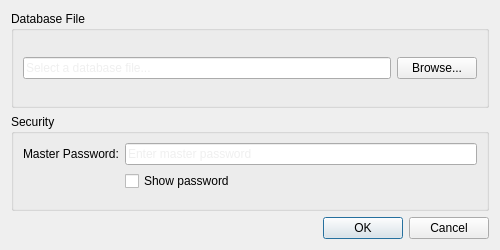
<?xml version="1.0" encoding="UTF-8"?>
<ui version="4.0">
 <class>OpenDatabaseDialog</class>
 <widget class="QDialog" name="OpenDatabaseDialog">
  <property name="geometry">
   <rect>
    <x>0</x>
    <y>0</y>
    <width>500</width>
    <height>250</height>
   </rect>
  </property>
  <property name="windowTitle">
   <string>Open Database</string>
  </property>
  <layout class="QVBoxLayout" name="verticalLayout">
   <item>
    <widget class="QGroupBox" name="groupBox">
     <property name="title">
      <string>Database File</string>
     </property>
     <layout class="QHBoxLayout" name="horizontalLayout">
      <item>
       <widget class="QLineEdit" name="filePathLineEdit">
        <property name="readOnly">
         <bool>true</bool>
        </property>
        <property name="placeholderText">
         <string>Select a database file...</string>
        </property>
        <property name="styleSheet">
         <string notr="true">
          color: #E0E0E0;
          selection-color: #000000;
          selection-background-color: #A0A0A0;
         </string>
        </property>
       </widget>
      </item>
      <item>
       <widget class="QPushButton" name="browseButton">
        <property name="text">
         <string>Browse...</string>
        </property>
       </widget>
      </item>
     </layout>
    </widget>
   </item>
   <item>
    <widget class="QGroupBox" name="groupBox_2">
     <property name="title">
      <string>Security</string>
     </property>
     <layout class="QFormLayout" name="formLayout">
      <item row="0" column="0">
       <widget class="QLabel" name="label">
        <property name="text">
         <string>Master Password:</string>
        </property>
       </widget>
      </item>
      <item row="0" column="1">
       <widget class="QLineEdit" name="passwordLineEdit">
        <property name="echoMode">
         <enum>QLineEdit::Password</enum>
        </property>
        <property name="placeholderText">
         <string>Enter master password</string>
        </property>
        <property name="styleSheet">
         <string notr="true">
          color: #E0E0E0;
          selection-color: #000000;
          selection-background-color: #A0A0A0;
         </string>
        </property>
       </widget>
      </item>
      <item row="1" column="1">
       <widget class="QCheckBox" name="showPasswordCheckBox">
        <property name="text">
         <string>Show password</string>
        </property>
       </widget>
      </item>
     </layout>
    </widget>
   </item>
   <item>
    <widget class="QDialogButtonBox" name="buttonBox">
     <property name="orientation">
      <enum>Qt::Horizontal</enum>
     </property>
     <property name="standardButtons">
      <set>QDialogButtonBox::Cancel|QDialogButtonBox::Ok</set>
     </property>
    </widget>
   </item>
  </layout>
 </widget>
 <resources/>
 <connections>
  <connection>
   <sender>buttonBox</sender>
   <signal>accepted()</signal>
   <receiver>OpenDatabaseDialog</receiver>
   <slot>accept()</slot>
   <hints>
    <hint type="sourcelabel">
     <x>248</x>
     <y>254</y>
    </hint>
    <hint type="destinationlabel">
     <x>157</x>
     <y>274</y>
    </hint>
   </hints>
  </connection>
  <connection>
   <sender>buttonBox</sender>
   <signal>rejected()</signal>
   <receiver>OpenDatabaseDialog</receiver>
   <slot>reject()</slot>
   <hints>
    <hint type="sourcelabel">
     <x>316</x>
     <y>260</y>
    </hint>
    <hint type="destinationlabel">
     <x>286</x>
     <y>274</y>
    </hint>
   </hints>
  </connection>
 </connections>
 <tabstops>
  <tabstop>filePathLineEdit</tabstop>
  <tabstop>browseButton</tabstop>
  <tabstop>passwordLineEdit</tabstop>
  <tabstop>showPasswordCheckBox</tabstop>
  <tabstop>buttonBox</tabstop>
 </tabstops>
</ui>
